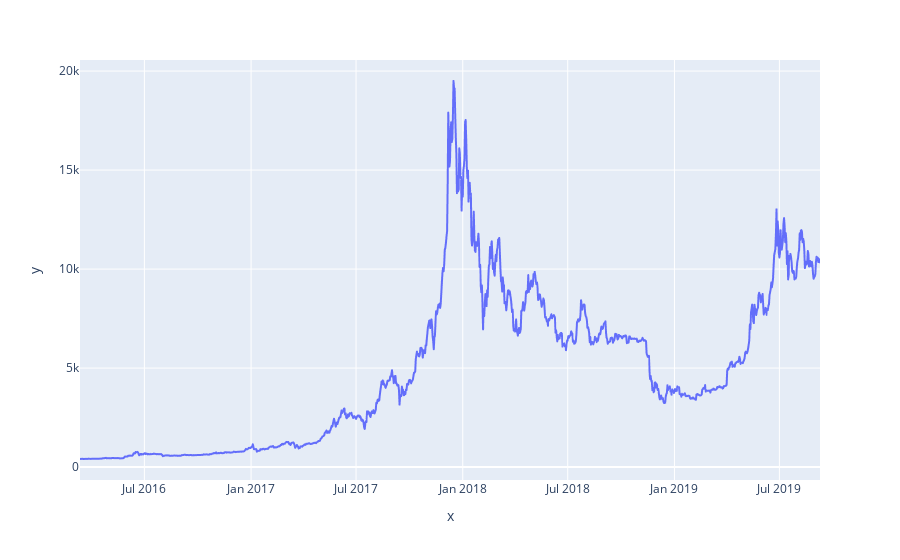

The notebook cell this image was saved under:
### Code cell
# plot Prices
# Initilaize list 

X = list(Data.loc[:,"timestamp"])
Y = list(Data.loc[:,"Close"])


plot = px.line(x=X, y=Y)

plt.tight_layout()

plot.show()

### Figure 1 — Plotly figure (JSON) as saved in the notebook; plotly's stock layout.template omitted (floating-point values rounded to 4 significant figures; data arrays with more than 128 entries replaced by an {"elided": "..."} marker saying what was removed)
{"data": [{"hovertemplate": "x=%{x}<br>y=%{y}<extra></extra>", "legendgroup": "", "line": {"color": "#636efa", "dash": "solid"}, "marker": {"symbol": "circle"}, "mode": "lines", "name": "", "showlegend": false, "type": "scattergl", "x": {"elided": "1277 str values"}, "xaxis": "x", "y": {"elided": "1277 float values"}, "yaxis": "y"}], "layout": {"legend": {"tracegroupgap": 0}, "margin": {"t": 60}, "xaxis": {"anchor": "y", "domain": [0, 1], "title": {"text": "x"}}, "yaxis": {"anchor": "x", "domain": [0, 1], "title": {"text": "y"}}}}
